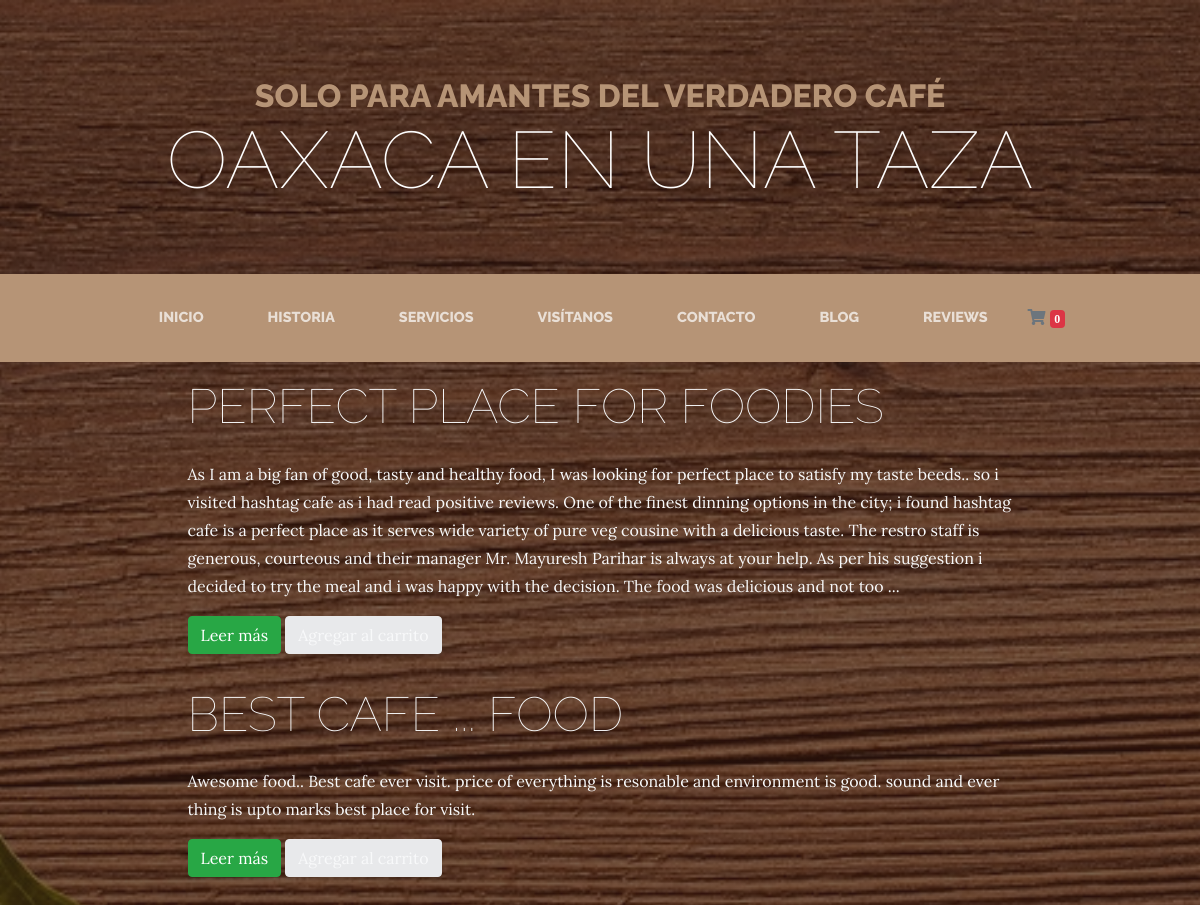
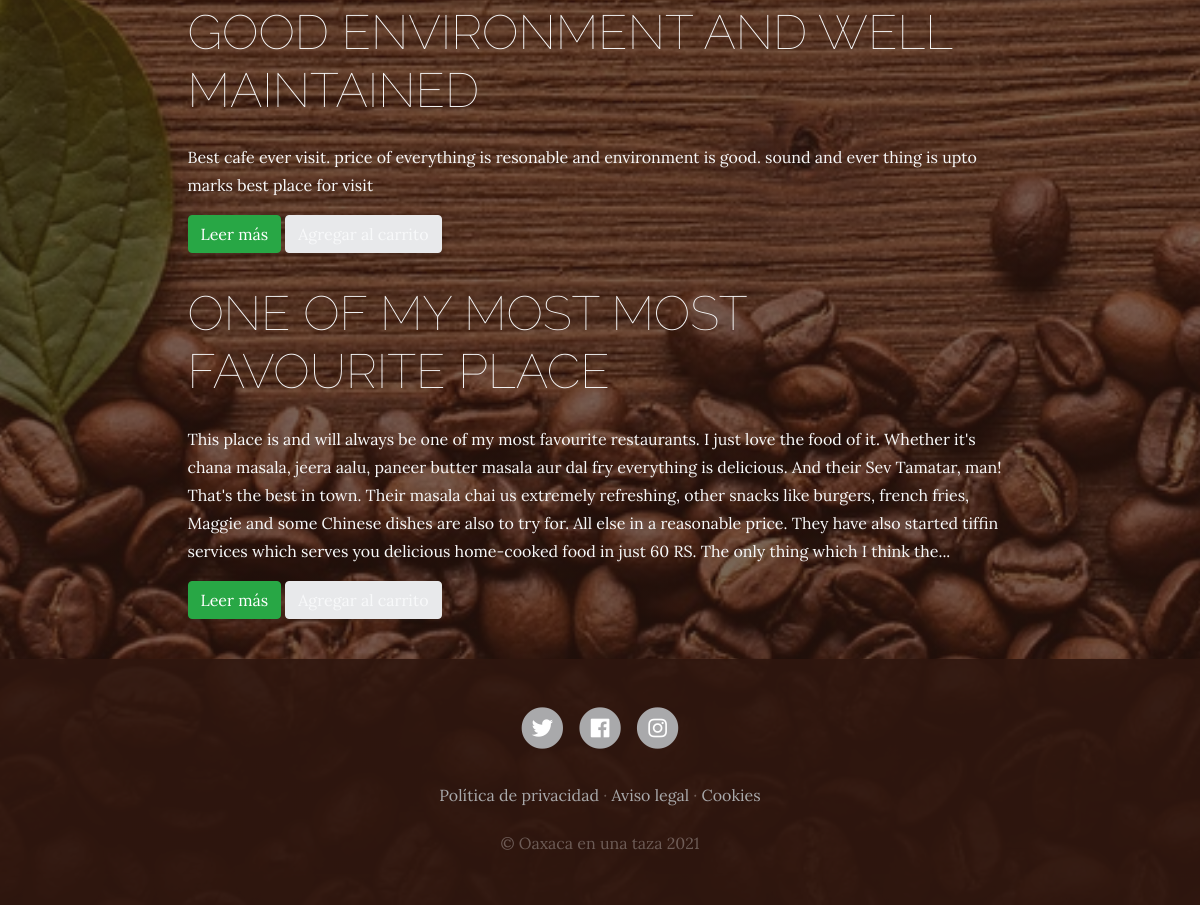
The app's page /reviews/ with its own data (2 pictures, top to bottom).
### reviews/models.py (models this page shows, shortened)
class Review(models.Model):
    title = models.CharField(verbose_name="Título", max_length=200)
    content = RichTextField(verbose_name="Contenido")
    order = models.SmallIntegerField(verbose_name="Orden", default=0)
    created = models.DateTimeField(auto_now_add=True, verbose_name="Fecha de creación")
    updated = models.DateTimeField(auto_now=True, verbose_name="Fecha de actualización")
    precio = models.IntegerField( verbose_name="Precio")
    class Meta:
        verbose_name = "Review"
        verbose_name_plural = "Reviews"
        ordering = ['order', 'title']

### reviews/views.py (the view)
# urls.py: path('', ReviewsListView.as_view(), name="reviews"),
class ReviewsListView(ListView):
    model = Review

### reviews/templates/reviews/review_list.html (shortened to what this page needs)
{% extends 'core/base.html' %}
{% block content %}
<div class="container mb-4">
  {% for review in review_list %}
  <div class="row mt-3">
    <div class="col-md-9 mx-auto text-light">
      <h2 class="section-heading mb-4">
        <span class="section-heading-lower">{{review.title}}</span>
      </h2>
      <div>
        <p>{{review.content|safe|truncatechars:"550"}}</p>
        <p>
          <a class="btn btn-success" href="{% url 'reviews:review' review.id review.title|slugify %}" role="button">Leer más</a>
          <a class="btn btn-primary" onclick="agregaCarrito({{review.id}});">Agregar al carrito</a>
        </p>
      </div>
    </div>
  </div>
  {% endfor %}
</div>
{% endblock %}

### core/static/core/css/business-casual.css (style rules this page uses)
body { font-family: "Lora"; background: linear-gradient(rgba(47, 23, 15, 0.65), rgba(47, 23, 15, 0.65)), url("../img/Coffee_.jpg"); background-attachment: fixed; background-position: center; background-size: cover; }
h1, h2, h3, h4, h5, h6 { font-family: "Raleway"; }
p { line-height: 1.75; }
.section-heading { text-transform: uppercase; }
.section-heading .section-heading-lower { display: block; font-size: 3rem; font-weight: 100; }
.btn { box-shadow: 0px 3px 3px 0px rgba(33, 37, 41, 0.1); }
.btn-primary { background-color: #e8e9eb; border-color: #e8e9eb; }

### records on screen
Review: title "PERFECT PLACE FOR FOODIES", content "As I am a big fan of good, tasty and healthy food, I was looking for perfect place to satisfy my taste beeds.. so i visited hashtag cafe as i had read positive reviews. One of the finest dinning options in the city; i found hashtag cafe is a perfect place as it serves wide variety of pure veg cousine with a delicious taste. The restro staff is generous, courteous and their manager Mr. Mayuresh Parihar is always at your help. As per his suggestion i decided to try the meal and i was happy with the decision. The food was delicious and not too ..."
Review: title "BEST CAFE ... FOOD", content "Awesome food.. Best cafe ever visit. price of everything is resonable and environment is good. sound and ever thing is upto marks best place for visit."
Review: title "GOOD ENVIRONMENT AND WELL MAINTAINED", content "Best cafe ever visit. price of everything is resonable and environment is good. sound and ever thing is upto marks best place for visit"
Review: title "ONE OF MY MOST MOST FAVOURITE PLACE", content "This place is and will always be one of my most favourite restaurants. I just love the food of it. Whether it's chana masala, jeera aalu, paneer butter masala aur dal fry everything is delicious. And their Sev Tamatar, man! That's the best in town. Their masala chai us extremely refreshing, other snacks like burgers, french fries, Maggie and some Chinese dishes are also to try for. All else in a reasonable price. They have also started tiffin services which serves you delicious home-cooked food in just 60 RS. The only thing which I think the..."
